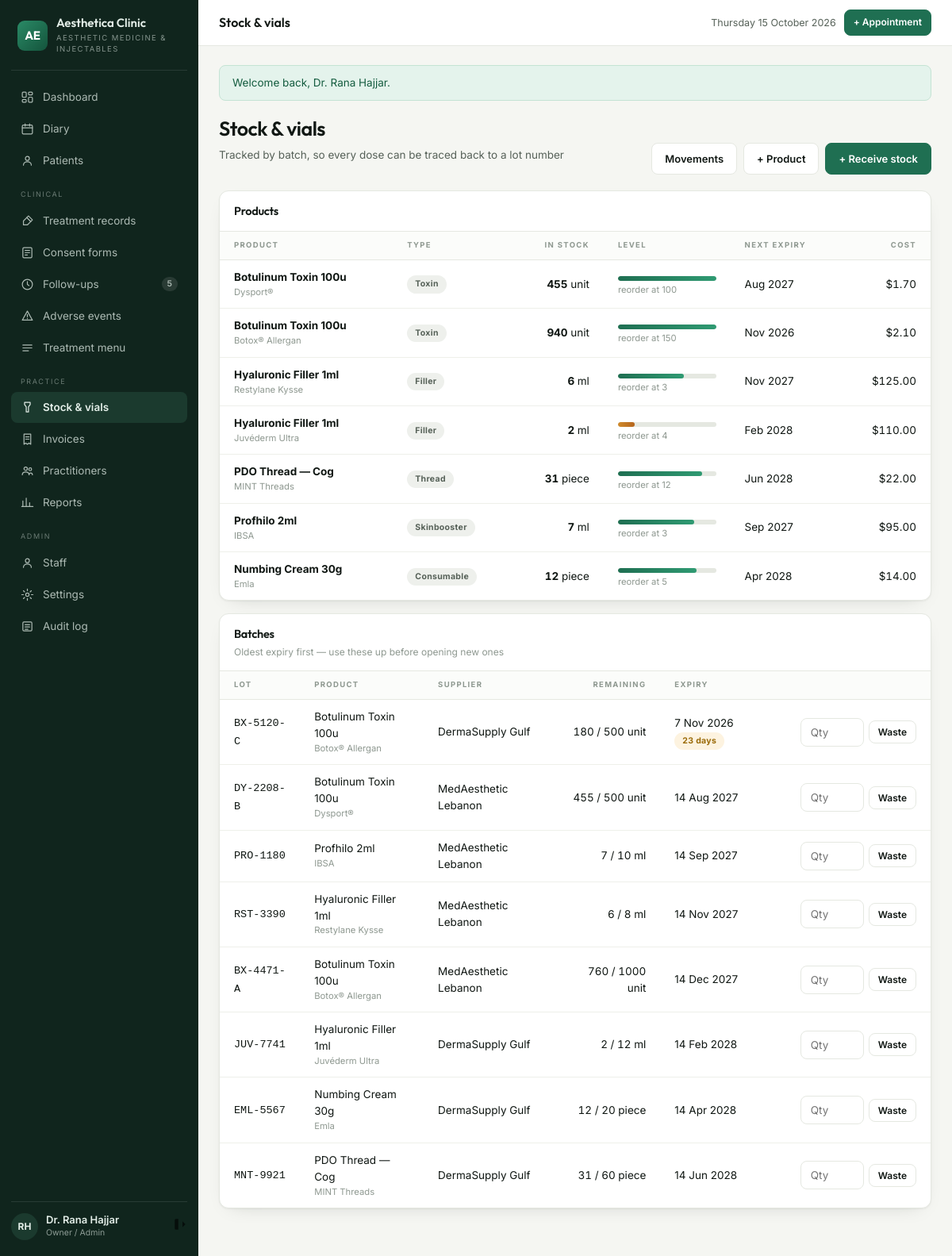
/stock (signed in), run on the app's committed database.
### tables this page shows
CREATE TABLE `products` (
  `id` int(10) unsigned NOT NULL AUTO_INCREMENT,
  `name` varchar(140) NOT NULL,
  `brand` varchar(100) DEFAULT NULL,
  `type` enum('toxin','filler','thread','skinbooster','consumable') NOT NULL,
  `unit` enum('unit','ml','piece') NOT NULL DEFAULT 'unit',
  `unit_cost` decimal(10,2) NOT NULL DEFAULT 0.00,
  `reorder_level` decimal(10,2) NOT NULL DEFAULT 0.00 COMMENT 'alert when remaining falls below',
  `is_active` tinyint(1) NOT NULL DEFAULT 1,
  PRIMARY KEY (`id`),
  KEY `ix_products_type` (`type`)
);

CREATE TABLE `batches` (
  `id` int(10) unsigned NOT NULL AUTO_INCREMENT,
  `product_id` int(10) unsigned NOT NULL,
  `supplier_id` int(10) unsigned DEFAULT NULL,
  `lot_number` varchar(60) NOT NULL,
  `expiry_date` date NOT NULL,
  `qty_received` decimal(10,2) NOT NULL,
  `qty_remaining` decimal(10,2) NOT NULL,
  `received_at` date NOT NULL,
  PRIMARY KEY (`id`),
  KEY `ix_batches_product` (`product_id`,`expiry_date`),
  KEY `ix_batches_lot` (`lot_number`),
  KEY `fk_batches_supplier` (`supplier_id`),
  CONSTRAINT `fk_batches_product` FOREIGN KEY (`product_id`) REFERENCES `products` (`id`) ON DELETE CASCADE,
  CONSTRAINT `fk_batches_supplier` FOREIGN KEY (`supplier_id`) REFERENCES `suppliers` (`id`) ON DELETE SET NULL
);

CREATE TABLE `suppliers` (
  `id` int(10) unsigned NOT NULL AUTO_INCREMENT,
  `name` varchar(140) NOT NULL,
  `contact_name` varchar(120) DEFAULT NULL,
  `phone` varchar(40) DEFAULT NULL,
  `email` varchar(160) DEFAULT NULL,
  `notes` varchar(255) DEFAULT NULL,
  PRIMARY KEY (`id`)
);

### app/Core/View.php (called while the page is built, shortened)
<?php
final class View
{
    private static string $base = '';
    public static function setBase(string $base): void
    {
        self::$base = rtrim($base, '/');
    }
    public static function url(string $path = '/'): string
    {
        return self::$base . '/' . ltrim($path, '/');
    }
    public static function render(string $template, array $data = []): void
    {
        $content = self::capture($template, $data);
    }
    public static function capture(string $template, array $data = []): string
    {
        extract($data, EXTR_SKIP);
        require __DIR__ . "/../Views/$template.php";
        return (string) ob_get_clean();
    }
}

### app/Core/Controller.php (called while the page is built, shortened)
<?php
abstract class Controller
{
    protected function view(string $template, array $data = []): void
    {
        View::render($template, $data);
    }
}

### app/Controllers/StockController.php (called while the page is built, shortened)
<?php
final class StockController extends Controller
{
    public function index(): void
    {
        $products = DB::all(
            'SELECT p.*,
                    COALESCE(SUM(CASE WHEN b.expiry_date >= CURDATE() THEN b.qty_remaining END),0) AS in_stock,
                    COALESCE(SUM(CASE WHEN b.expiry_date <  CURDATE() THEN b.qty_remaining END),0) AS expired,
                    MIN(CASE WHEN b.qty_remaining > 0 THEN b.expiry_date END) AS next_expiry
               FROM products p
               LEFT JOIN batches b ON b.product_id = p.id
              GROUP BY p.id
              ORDER BY p.type, p.name'
        );
        $batches = DB::all(
            'SELECT b.*, p.name, p.brand, p.unit, s.name AS supplier_name,
                    DATEDIFF(b.expiry_date, CURDATE()) AS days_left
               FROM batches b
               JOIN products p ON p.id = b.product_id
               LEFT JOIN suppliers s ON s.id = b.supplier_id
              ORDER BY b.expiry_date ASC'
        );
        $this->view('stock/index', [
            'title'    => 'Stock & vials',
            'products' => $products,
            'batches'  => $batches,
        ]);
    }
}

### public/index.php (called while the page is built, shortened)
<?php
require __DIR__ . '/../app/Core/View.php';
require __DIR__ . '/../app/helpers.php';
$config = require __DIR__ . '/../config/config.php';
date_default_timezone_set($config['app']['timezone']);
$uri = $_SERVER['REQUEST_URI'] ?? '/';
$router = new Router();
try {
    $router->dispatch($_SERVER['REQUEST_METHOD'] ?? 'GET', $uri ?: '/');
} catch (Throwable $e) {
    http_response_code(500);
    if ($config['app']['debug']) {
        echo '<pre style="padding:20px;font:13px/1.6 monospace">'
            . htmlspecialchars($e->getMessage() . "\n\n" . $e->getTraceAsString()) . '</pre>';
    } else {
        View::render('errors/500', ['title' => 'Something went wrong']);
    }
}

### app/Core/Auth.php (called while the page is built, shortened)
<?php
final class Auth
{
    public static function can(string $permission): bool
    {
        return in_array($permission, $_SESSION['permissions'] ?? [], true);
    }
}

### app/helpers.php (called while the page is built, shortened)
<?php
if (!function_exists('e')) {
    function e(mixed $value): string
    {
        return htmlspecialchars((string) $value, ENT_QUOTES | ENT_SUBSTITUTE, 'UTF-8');
    }
}
if (!function_exists('url')) {
    function url(string $path = '/'): string
    {
        return View::url($path);
    }
}
if (!function_exists('money')) {
    function money(float|string|null $amount, bool $symbol = true): string
    {
        $v = number_format((float) $amount, 2);
        return $symbol ? setting('currency_symbol', '$') . $v : $v;
    }
}
if (!function_exists('qty')) {
    function qty(float|string|null $n): string
    {
        $f = (float) $n;
        return rtrim(rtrim(number_format($f, 2, '.', ''), '0'), '.') ?: '0';
    }
}
if (!function_exists('d')) {
    function d(?string $value, string $format = 'j M Y'): string
    {
        return $value ? date($format, strtotime($value)) : '—';
    }
}
if (!function_exists('setting')) {
    function setting(string $key, string $default = ''): string
    {
        static $cache = null;
        if ($cache === null) {
            try {
                $cache = array_column(DB::all('SELECT `key`, `value` FROM settings'), 'value', 'key');
            } catch (Throwable) {
                $cache = [];
            }
        }
        return $cache[$key] ?? $default;
    }
}
if (!function_exists('label')) {
    function label(string $value): string
    {
        return ucfirst(str_replace('_', ' ', $value));
    }
}

### app/Core/Database.php (called while the page is built, shortened)
<?php
final class Database
{
    private static ?PDO $pdo = null;
    public static function connect(array $cfg): void
    {
        $dsn = "mysql:host={$cfg['host']};dbname={$cfg['name']};charset={$cfg['charset']}";
        self::$pdo = new PDO($dsn, $cfg['user'], $cfg['pass'], [
            PDO::ATTR_ERRMODE            => PDO::ERRMODE_EXCEPTION,
            PDO::ATTR_DEFAULT_FETCH_MODE => PDO::FETCH_ASSOC,
            PDO::ATTR_EMULATE_PREPARES   => false,
        ]);
    }
    public static function pdo(): PDO
    {
        return self::$pdo;
    }
    public static function run(string $sql, array $params = []): PDOStatement
    {
        $stmt = self::pdo()->prepare($sql);
        $stmt->execute($params);
        return $stmt;
    }
    public static function all(string $sql, array $params = []): array
    {
        return self::run($sql, $params)->fetchAll();
    }
}

### app/Views/stock/index.php (the view, shortened to what this page needs)
<div class="ph">
  <div><h1>Stock &amp; vials</h1>
    <p class="lead">Tracked by batch, so every dose can be traced back to a lot number</p></div>
  <?php if (Auth::can('stock.manage')): ?>
  <div class="actions">
    <a class="btn ghost" href="<?= url('/stock/movements') ?>">Movements</a>
    <a class="btn ghost" href="<?= url('/stock/products/create') ?>">+ Product</a>
    <a class="btn" href="<?= url('/stock/batches/create') ?>">+ Receive stock</a>
  </div>
  <?php endif; ?>
</div>
<div class="card">
  <div class="hd"><h3>Products</h3></div>
  <div class="tw">
    <table>
      <thead><tr><th>Product</th><th>Type</th><th class="num">In stock</th><th>Level</th>
        <th>Next expiry</th><th class="num">Cost</th></tr></thead>
      <tbody>
      <?php foreach ($products as $p):
        $stock = (float) $p['in_stock'];
        $reorder = (float) $p['reorder_level'];
        $pct = $reorder > 0 ? min(100, ($stock / max($reorder * 3, 1)) * 100) : ($stock > 0 ? 100 : 0);
        $cls = $stock <= 0 ? 'out' : ($stock <= $reorder ? 'low' : ''); ?>
        <tr>
          <td><strong><?= e($p['name']) ?></strong>
            <small style="display:block;color:var(--faint)"><?= e($p['brand']) ?></small></td>
          <td><span class="pill muted"><?= e(label($p['type'])) ?></span></td>
          <td class="num"><strong><?= qty($stock) ?></strong> <?= e($p['unit']) ?>
            <?php if ((float) $p['expired'] > 0): ?>
              <small style="display:block;color:var(--bad)"><?= qty($p['expired']) ?> expired</small>
            <?php endif; ?></td>
          <td style="min-width:130px">
            <div class="bar"><i class="<?= $cls ?>" style="width:<?= round($pct) ?>%"></i></div>
            <small style="color:var(--faint)">reorder at <?= qty($reorder) ?></small></td>
          <td><?= $p['next_expiry'] ? d($p['next_expiry'], 'M Y') : '—' ?></td>
          <td class="num"><?= money($p['unit_cost']) ?></td>
        </tr>
      <?php endforeach; ?>
      </tbody>
    </table>
  </div>
</div>
<div class="card">
  <div class="hd"><div><h3>Batches</h3><div class="sub">Oldest expiry first — use these up before opening new ones</div></div></div>
  <div class="tw">
    <table>
      <thead><tr><th>Lot</th><th>Product</th><th>Supplier</th><th class="num">Remaining</th>
        <th>Expiry</th><?php if (Auth::can('stock.manage')): ?><th></th><?php endif; ?></tr></thead>
      <tbody>
      <?php foreach ($batches as $b):
        $days = (int) $b['days_left']; ?>
        <tr<?= $days < 0 ? ' style="background:var(--bad-bg)"' : '' ?>>
          <td><code><?= e($b['lot_number']) ?></code></td>
          <td><?= e($b['name']) ?><small style="display:block;color:var(--faint)"><?= e($b['brand']) ?></small></td>
          <td><?= e($b['supplier_name'] ?? '—') ?></td>
          <td class="num"><?= qty($b['qty_remaining']) ?> / <?= qty($b['qty_received']) ?> <?= e($b['unit']) ?></td>
          <td><?= d($b['expiry_date'], 'j M Y') ?>
            <?php if ($days < 0): ?><span class="pill bad">Expired</span>
            <?php elseif ($days <= 45): ?><span class="pill warn"><?= $days ?> days</span><?php endif; ?></td>
          <?php if (Auth::can('stock.manage')): ?>
            <td class="num">
              <form method="post" action="<?= url('/stock/waste') ?>" style="display:inline-flex;gap:6px;align-items:center"
                    onsubmit="return confirm('Record this as wastage?')">
                <input type="number" name="quantity" step="0.1" min="0" placeholder="Qty" style="width:80px">
                <button class="btn ghost sm" type="submit">Waste</button>
              </form>
            </td>
          <?php endif; ?>
        </tr>
      <?php endforeach; ?>
      </tbody>
    </table>
  </div>
</div>

### app/Core/Router.php (shortened to what this page needs)
<?php
final class Router
{
    private array $routes = ['GET' => [], 'POST' => []];
    private function add(string $method, string $pattern, string $handler, ?string $permission): void
    {
        $regex = '#^' . preg_replace('#\{[a-z_]+\}#', '([0-9]+)', rtrim($pattern, '/')) . '/?$#';
        [$controller, $action] = explode('@', $handler);
        $this->routes[$method][] = [$regex, $controller, $action, $permission];
    }
    public function dispatch(string $method, string $uri): void
    {
        $path = '/' . trim(parse_url($uri, PHP_URL_PATH) ?: '/', '/');
        foreach ($this->routes[$method] ?? [] as [$regex, $controller, $action, $permission]) {
            if (!preg_match($regex, $path, $m)) {
                continue;
            }
            array_shift($m);
            (new $class())->{$action}(...array_map('intval', $m));
            return;
        }
    }
}

### public/assets/css/app.css (style rules this page uses)
:root { --bg:#f5f6f2; --panel:#ffffff; --side:#10251d; --side-2:#1b3a2e; --sidefg:#e3eee8; --fg:#101713; --muted:#566158; --faint:#8e9890; --line:#e5e8e1; --line-soft:#eef0ea; --a1:#1f6f52; --a2:#14543c; --aink:#ffffff; --soft:#e6f1ea; --warn:#9a6a08; --warn-bg:#fdf3e0; --bad:#a4302a; --bad-bg:#fbecea; --ok:#17865a; --ok-bg:#e4f3ec; --info:#1d5f7a; --info-bg:#e6f1f6; --radius:8px; --radius-lg:12px; --shadow:0 1px 2px rgba(16,23,19,.05), 0 8px 24px -16px rgba(16,23,19,.25); --sans:'Inter',-apple-system,BlinkMacSystemFont,'Segoe UI',Roboto,sans-serif; --display:'Outfit','Inter',sans-serif; }
*,*::before,*::after { box-sizing:border-box }
body { margin:0;background:var(--bg);color:var(--fg);font-family:var(--sans); font-size:14px;line-height:1.55;-webkit-font-smoothing:antialiased }
a { color:var(--a1);text-decoration:none }
h1,h2,h3,h4 { font-family:var(--display);font-weight:600;letter-spacing:-.02em;margin:0 }
.ph { display:flex;flex-wrap:wrap;gap:14px;align-items:flex-end;justify-content:space-between; margin-bottom:20px }
.ph h1 { font-size:25px }
.ph .lead { color:var(--muted);font-size:13.5px;margin-top:4px }
.ph .actions { display:flex;gap:8px;flex-wrap:wrap }
.btn { display:inline-flex;align-items:center;gap:7px;background:var(--a1);color:var(--aink); border:1px solid var(--a1);border-radius:var(--radius);padding:9px 16px;font-size:13px; font-weight:600;cursor:pointer;font-family:var(--sans);text-decoration:none;white-space:nowrap }
.btn.ghost { background:var(--panel);color:var(--fg);border-color:var(--line) }
.btn.sm { padding:6px 11px;font-size:12px }
.card { background:var(--panel);border:1px solid var(--line);border-radius:var(--radius-lg); box-shadow:var(--shadow);overflow:hidden }
.card + .card { margin-top:16px }
.card .hd { display:flex;align-items:center;justify-content:space-between;gap:10px; padding:14px 18px;border-bottom:1px solid var(--line) }
.card .hd h3 { font-size:14.5px }
.card .hd .sub { font-size:12px;color:var(--faint);margin-top:2px }
.tw { overflow-x:auto }
table { width:100%;border-collapse:collapse }
th { text-align:left;font-size:9.5px;letter-spacing:.14em;text-transform:uppercase;color:var(--faint); font-weight:700;padding:10px 18px;border-bottom:1px solid var(--line);white-space:nowrap; background:#fbfcfa }
td { padding:11px 18px;border-bottom:1px solid var(--line-soft);vertical-align:middle;font-size:13.5px }
tbody tr:last-child td { border-bottom:0 }
td.num,th.num { text-align:right;font-variant-numeric:tabular-nums }
.pill { display:inline-block;padding:3px 10px;border-radius:99px;font-size:10.5px;font-weight:700; letter-spacing:.03em;white-space:nowrap }
.pill.warn { background:var(--warn-bg);color:var(--warn) }
.pill.muted { background:#eef0ec;color:var(--muted) }
input[type=text],input[type=email],input[type=password],input[type=number],input[type=date], input[type=time],input[type=datetime-local],input[type=search],input[type=tel],select,textarea { width:100%;padding:9px 12px;border:1px solid var(--line);border-radius:var(--radius); font-family:var(--sans);font-size:13.5px;background:var(--panel);color:var(--fg) }
.bar { height:6px;border-radius:99px;background:var(--line);overflow:hidden;margin-top:7px }
.bar i { display:block;height:100%;border-radius:99px;background:linear-gradient(90deg,var(--a1),#2f9a72) }
.bar i.low { background:linear-gradient(90deg,#d08a2c,#b5651d) }

### data on the page
products: name "Botulinum Toxin 100u", brand "Dysport®", type "Toxin", stock "455", unit "unit", reorder_level "100", next_expiry "Aug 2027", unit_cost "$1.70"
products: name "Botulinum Toxin 100u", brand "Botox® Allergan", type "Toxin", stock "940", unit "unit", $pct 100 (drawn), reorder_level "150", next_expiry "Nov 2026", unit_cost "$2.10"
products: name "Hyaluronic Filler 1ml", brand "Restylane Kysse", type "Filler", stock "6", unit "ml", $pct 67 (drawn), reorder_level "3", next_expiry "Nov 2027", unit_cost "$125.00"
products: name "Hyaluronic Filler 1ml", brand "Juvéderm Ultra", type "Filler", stock "2", unit "ml", $pct 17 (drawn), reorder_level "4", next_expiry "Feb 2028", unit_cost "$110.00"
products: name "PDO Thread — Cog", brand "MINT Threads", type "Thread", stock "31", unit "piece", $pct 86 (drawn), reorder_level "12", next_expiry "Jun 2028", unit_cost "$22.00"
products: name "Profhilo 2ml", brand "IBSA", type "Skinbooster", stock "7", unit "ml", $pct 78 (drawn), reorder_level "3", next_expiry "Sep 2027", unit_cost "$95.00"
products: name "Numbing Cream 30g", brand "Emla", type "Consumable", stock "12", unit "piece", $pct 80 (drawn), reorder_level "5", next_expiry "Apr 2028", unit_cost "$14.00"
batches: lot_number "BX-5120-C", product.name "Botulinum Toxin 100u", product.brand "Botox® Allergan", supplier.name "DermaSupply Gulf", qty_remaining "180", qty_received "500", product.unit "unit", expiry_date "7 Nov 2026", days "23"
batches: lot_number "DY-2208-B", product.name "Botulinum Toxin 100u", product.brand "Dysport®", supplier.name "MedAesthetic Lebanon", qty_remaining "455", qty_received "500", product.unit "unit", expiry_date "14 Aug 2027"
batches: lot_number "PRO-1180", product.name "Profhilo 2ml", product.brand "IBSA", supplier.name "MedAesthetic Lebanon", qty_remaining "7", qty_received "10", product.unit "ml", expiry_date "14 Sep 2027"
batches: lot_number "RST-3390", product.name "Hyaluronic Filler 1ml", product.brand "Restylane Kysse", supplier.name "MedAesthetic Lebanon", qty_remaining "6", qty_received "8", product.unit "ml", expiry_date "14 Nov 2027"
batches: lot_number "BX-4471-A", product.name "Botulinum Toxin 100u", product.brand "Botox® Allergan", supplier.name "MedAesthetic Lebanon", qty_remaining "760", qty_received "1000", product.unit "unit", expiry_date "14 Dec 2027"
batches: lot_number "JUV-7741", product.name "Hyaluronic Filler 1ml", product.brand "Juvéderm Ultra", supplier.name "DermaSupply Gulf", qty_remaining "2", qty_received "12", product.unit "ml", expiry_date "14 Feb 2028"
batches: lot_number "EML-5567", product.name "Numbing Cream 30g", product.brand "Emla", supplier.name "DermaSupply Gulf", qty_remaining "12", qty_received "20", product.unit "piece", expiry_date "14 Apr 2028"
batches: lot_number "MNT-9921", product.name "PDO Thread — Cog", product.brand "MINT Threads", supplier.name "DermaSupply Gulf", qty_remaining "31", qty_received "60", product.unit "piece", expiry_date "14 Jun 2028"

### other printed values
setting('clinic_name', 'Aesthetica') "Aesthetica Clinic"
setting('clinic_tagline', 'Clinic Suite') "AESTHETIC MEDICINE & INJECTABLES"
$due "5"
$f['message'] "Welcome back, Dr. Rana Hajjar."
